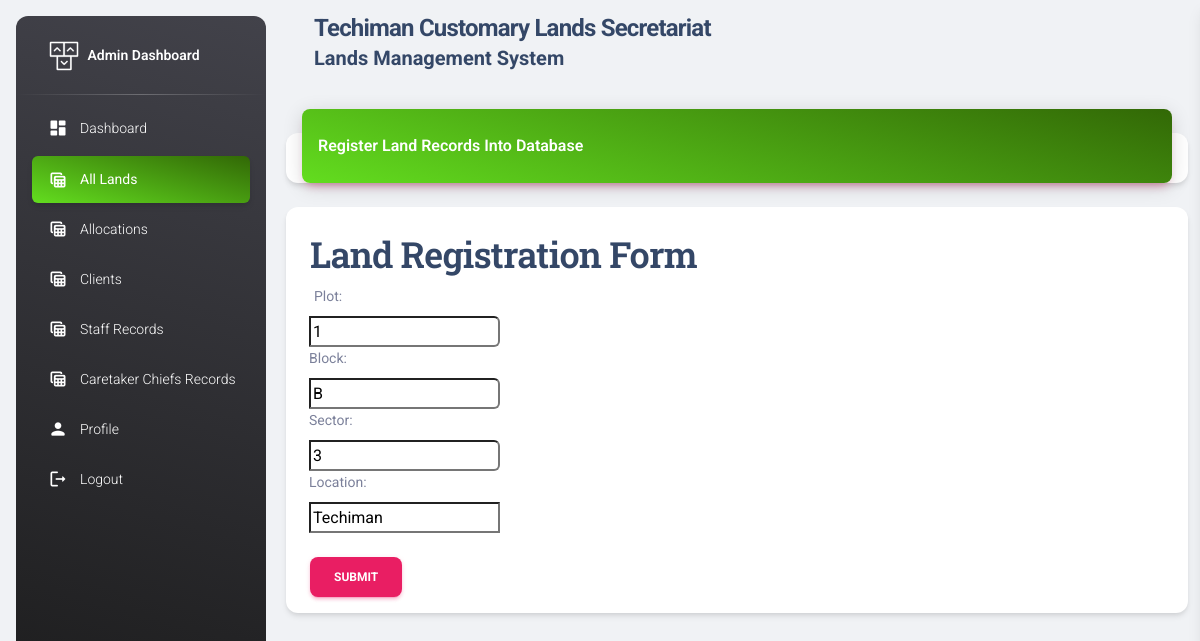
Page /dashboard/land_records/edit_land/1 (signed in) on the earlier database version.
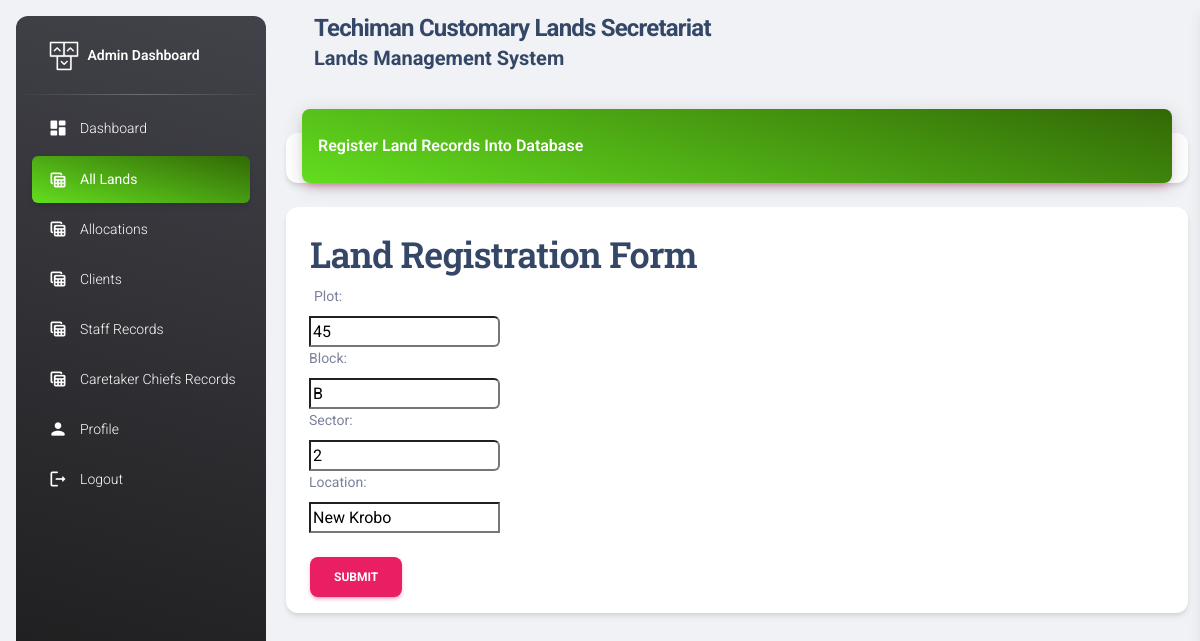
Same page on the later database version.
### lands/models.py (models this page shows, shortened)
class Land (models.Model):
    plot= models.CharField(max_length=255)
    block= models.CharField(max_length=255)
    sector= models.CharField(max_length=255)
    location= models.CharField(max_length=255)
    uniqueLandId = models.CharField( max_length=255, unique=True)

### staff/views.py (the view)
# urls.py: path('dashboard/land_records/edit_land/<int:id>', admin_edit_land, name="admin_edit_land"),
@login_required
def admin_edit_land(request, id):
    land = get_object_or_404(Land, pk=id)
    username = request.user.username
    no_record_check = 0
    if request.method == "POST":
        landform = LandForm(data=request.POST, files=request.FILES, instance=land)
        if landform.is_valid:
            landinfo = landform.save(commit=False)
            landinfo.uniqueLandId = landinfo.plot + landinfo.block + landinfo.sector
            try:
                landinfo.save()
                messages.success(request, '--------------------------------------------------------------------------------✅Land Successfully Registered...............')
                no_record_check = 0
            except:
                print("..................saving was succeful...............")
                messages.error(request, '------------------------------------------------------------------------------⚠️--Error: Land Already Registered')
                no_record_check = 1
            return redirect(admin_land_records)
        else:
            print("........Error form not vilid.......")
    else:
        landform = LandForm( instance=land)
        print("nothing came out")
    active= "active bg-gradient-primary"
    context = {
       "landform":landform,
        "username":username,
        "active2":active,
        "no_record_check":no_record_check,
    }
    return render(request, "online/add_landrecords.html", context )

### lands/forms.py (shortened to what this page needs)
class LandForm(ModelForm):
    class Meta:
        model = Land
        fields = ("plot","block", "sector", "location")
    def __init__(self, *args, **kwargs):
        super().__init__(*args, **kwargs)
        self.fields["plot" ].widget.attrs.update({'class' :('input--style-4'),})
        self.fields["block" ].widget.attrs.update({'class' :('input--style-4'),})
        self.fields["sector"].widget.attrs.update({'class' :('input--style-4'),})
        self.fields["location"].widget.attrs.update({'class' :('input--style-4'),})

### templates/online/add_landrecords.html (shortened to what this page needs)
{% extends 'online/base2.html'%}
{% load static%}
{% block content %}
<body class="g-sidenav-show  bg-gray-200">
  {% include 'online/side_nav.html' %}
  <main class="main-content position-relative max-height-vh-100 h-100 border-radius-lg ">
    <nav class="navbar navbar-main navbar-expand-lg px-0 mx-4 shadow-none border-radius-xl" id="navbarBlur" data-scroll="true">
      <div class="container-fluid py-1 px-3">
        <nav aria-label="breadcrumb">
          <h4 class="font-weight-bolder mb-0">Techiman Customary Lands Secretariat </h4>
          <h5 class="font-weight-bolder mb-0">Lands Management System</h5>
        </nav>
      </div>
    </nav>
    <div class="container-fluid py-4">
      <div class="row">
        <div class="col-12">
          <div class="card my-4">
            <div class="card-header p-0 position-relative mt-n4 mx-3 z-index-2">
              <div class="bg-gradient-primary shadow-primary border-radius-lg pt-4 pb-3">
                <h6 class="text-white text-capitalize ps-3">Register Land Records into Database</h6>
              </div>
            </div>
          </div>
        </div>
      </div>
      <div class="page-wrapper bg-gra-02 p-t-130 p-b-100 font-poppins">
        <div class="wrapper wrapper--w680">
            <div class="card card-4">
                <div class="card-body">
                    <h2 class="title">Land Registration Form</h2>
                    <form method="POST"action="{% url 'admin_add_land' %}?next=/"  enctype="multipart/form-data">
                          <div class="row row-space">
                            <div class="col-2">
                                <div class="input-group">
                                    {{landform}}
                                </div>
                            </div>
                          </div>
                          </div>
                        <div class="p-t-15">
                            <button class="btn btn--radius-2 btn-primary mx-4" type="submit">Submit</button>
                        </div>
                </div>
            </div>
        </div>
    </div>
  </main>
</body>
{% endblock content %}

Differences in the rows shown:
changed Land: plot "1" → "45"; sector "3" → "2"; location "Techiman" → "New Krobo"
